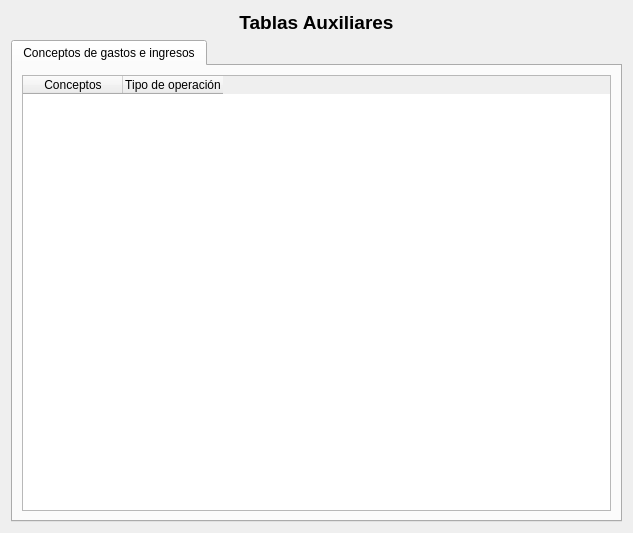
<?xml version="1.0" encoding="UTF-8"?>
<ui version="4.0">
 <class>frmTablasAuxiliares</class>
 <widget class="QDialog" name="frmTablasAuxiliares">
  <property name="geometry">
   <rect>
    <x>0</x>
    <y>0</y>
    <width>633</width>
    <height>533</height>
   </rect>
  </property>
  <property name="windowTitle">
   <string>Xulpymoney &gt; Tablas auxiliares</string>
  </property>
  <layout class="QHBoxLayout" name="horizontalLayout">
   <item>
    <layout class="QVBoxLayout" name="verticalLayout">
     <item>
      <widget class="QLabel" name="label">
       <property name="font">
        <font>
         <pointsize>14</pointsize>
         <weight>75</weight>
         <bold>true</bold>
        </font>
       </property>
       <property name="text">
        <string>Tablas Auxiliares</string>
       </property>
       <property name="alignment">
        <set>Qt::AlignCenter</set>
       </property>
      </widget>
     </item>
     <item>
      <widget class="QTabWidget" name="tabWidget">
       <property name="currentIndex">
        <number>0</number>
       </property>
       <widget class="QWidget" name="tabConceptos">
        <attribute name="title">
         <string>Conceptos de gastos e ingresos</string>
        </attribute>
        <layout class="QHBoxLayout" name="horizontalLayout_2">
         <item>
          <widget class="myQTableWidget" name="tblConceptos">
           <property name="contextMenuPolicy">
            <enum>Qt::CustomContextMenu</enum>
           </property>
           <property name="alternatingRowColors">
            <bool>true</bool>
           </property>
           <attribute name="verticalHeaderVisible">
            <bool>false</bool>
           </attribute>
           <column>
            <property name="text">
             <string>Conceptos</string>
            </property>
           </column>
           <column>
            <property name="text">
             <string>Tipo de operación</string>
            </property>
           </column>
          </widget>
         </item>
        </layout>
       </widget>
      </widget>
     </item>
    </layout>
   </item>
  </layout>
  <action name="actionConceptosNuevo">
   <property name="icon">
    <iconset>
     <normaloff>:/xulpmoney/dialog-ok-apply.png</normaloff>:/xulpmoney/dialog-ok-apply.png</iconset>
   </property>
   <property name="text">
    <string>Nuevo concepto</string>
   </property>
   <property name="toolTip">
    <string>Nuevo concepto</string>
   </property>
  </action>
  <action name="actionConceptosBorrar">
   <property name="icon">
    <iconset>
     <normaloff>:/xulpmoney/list-remove.png</normaloff>:/xulpmoney/list-remove.png</iconset>
   </property>
   <property name="text">
    <string>Borrar concepto</string>
   </property>
   <property name="toolTip">
    <string>Borrar concepto</string>
   </property>
  </action>
  <action name="actionConceptosModificar">
   <property name="icon">
    <iconset>
     <normaloff>:/xulpmoney/document-edit.png</normaloff>:/xulpmoney/document-edit.png</iconset>
   </property>
   <property name="text">
    <string>Modificar concepto</string>
   </property>
   <property name="toolTip">
    <string>Modificar concepto</string>
   </property>
  </action>
 </widget>
 <customwidgets>
  <customwidget>
   <class>myQTableWidget</class>
   <extends>QTableWidget</extends>
   <header location="global">myqtablewidget</header>
  </customwidget>
 </customwidgets>
 <resources>
  <include location="../images/xulpymoney.qrc"/>
 </resources>
 <connections/>
</ui>
